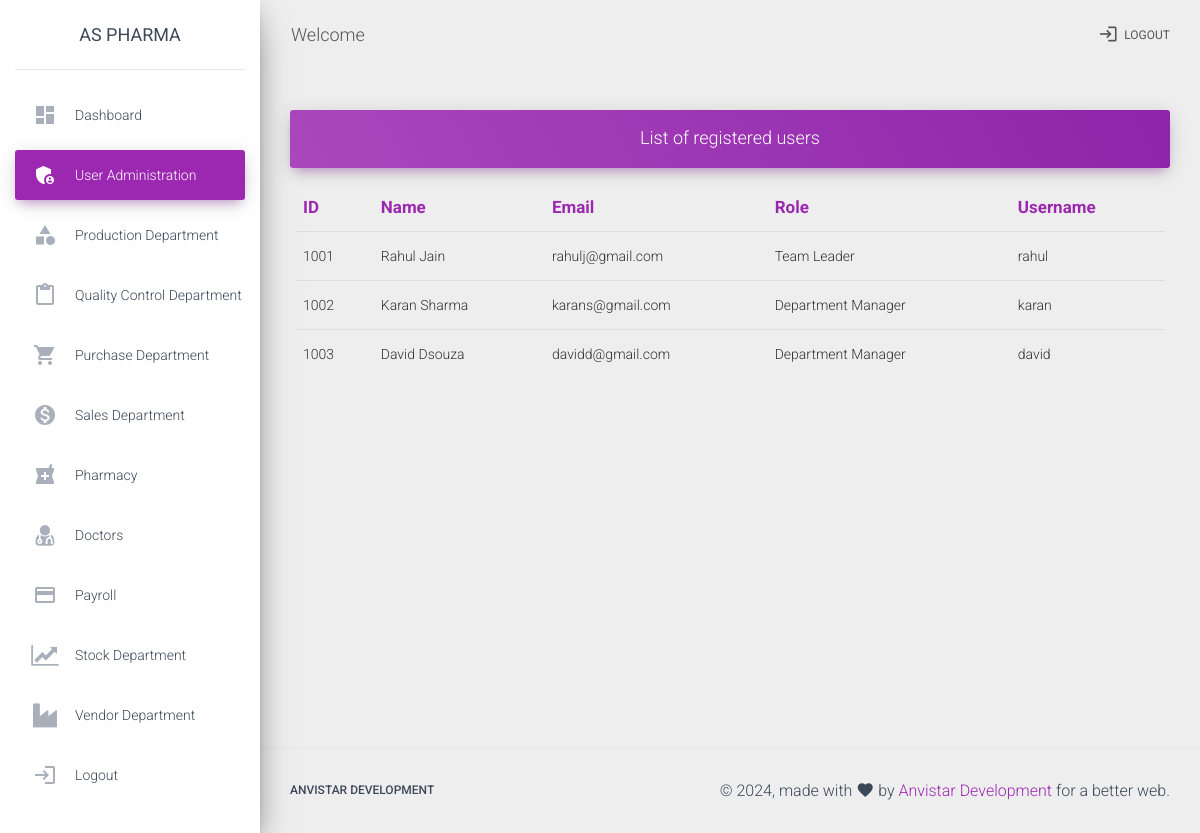
The app's page /Admin/display_users_list.php with its own data.
### tables this page shows
CREATE TABLE `users` (
  `user_id` int(11) NOT NULL,
  `fname` varchar(20) NOT NULL,
  `lname` varchar(20) NOT NULL,
  `email` varchar(100) NOT NULL,
  `role` varchar(30) NOT NULL,
  `username` varchar(20) NOT NULL,
  `password` varchar(30) NOT NULL
);

### Admin/display_users_list.php (the view, shortened to what this page needs)
<?php
  $username=$_SESSION['username'];
?>
<!DOCTYPE html>
<html lang="en">
<head>
  <link rel="stylesheet" href="https://maxcdn.bootstrapcdn.com/font-awesome/latest/css/font-awesome.min.css">
  <link href="../assets/css/material-dashboard.css?v=2.1.2" rel="stylesheet" />
</head>
<body class="">
  <div class="wrapper ">
    <div class="sidebar" data-color="purple" data-background-color="white" data-image="../assets/img/sidebar-1.jpg">
      <div class="logo"><a href="admin_dashboard.php" class="simple-text logo-normal">
          AS Pharma
        </a></div>
      <div class="sidebar-wrapper">
        <ul class="nav">
          <li class="nav-item ">
            <a class="nav-link" href="admin_dashboard.php">
              <i class="material-icons">dashboard</i>
              <p>Dashboard</p>
            </a>
          </li>
           <li class="nav-item active ">
            <a class="nav-link" href="user_administration.php">
              <i class="material-icons">admin_panel_settings</i>
              <p>User Administration</p>
            </a>
          </li>
          <li class="nav-item">
            <a class="nav-link" href="#">
              <i class="material-icons">category</i>
              <p>Production Department</p>
            </a>
          </li>
          <li class="nav-item">
            <a class="nav-link" href="#">
              <i class="material-icons">content_paste</i>
              <p>Quality Control Department</p>
            </a>
          </li>
          <li class="nav-item">
            <a class="nav-link" href="#">
              <i class="material-icons">shopping_cart</i>
              <p>Purchase Department</p>
            </a>
          </li>
          <li class="nav-item">
            <a class="nav-link" href="#">
              <i class="material-icons">monetization_on</i>
              <p>Sales Department</p>
            </a>
          </li>
          <li class="nav-item">
            <a class="nav-link" href="#">
              <i class="material-icons">local_pharmacy</i>
              <p>Pharmacy</p>
            </a>
          </li>
          <li class="nav-item">
            <a class="nav-link" href="#">
              <i class="fa fa-user-md"></i>
              <p>Doctors</p>
            </a>
          </li>
          <li class="nav-item">
            <a class="nav-link" href="#">
              <i class="material-icons">payment</i>
              <p>Payroll</p>
            </a>
          </li>
          <li class="nav-item">
            <a class="nav-link" href="#">
              <i class="fa fa-line-chart"></i>
              <p>Stock Department</p>
            </a>
          </li>
          <li class="nav-item">
            <a class="nav-link" href="#">
              <i class="fa fa-industry" aria-hidden="true"></i>
              <p>Vendor Department</p>
            </a>
          </li>
          <li class="nav-item">
            <a class="nav-link" href="../logout.php">
              <i class="material-icons">login</i>
              <p>Logout</p>
            </a>
          </li>
        </ul>
      </div>
    </div>
    <div class="main-panel">
      <nav class="navbar navbar-expand-lg navbar-transparent navbar-absolute fixed-top ">
        <div class="container-fluid">
          <div class="navbar-wrapper">
            <a class="navbar-brand" href="javascript:;">Welcome <?php echo $username; ?></a>
          </div>
          <div class="collapse navbar-collapse justify-content-end">
            <ul class="navbar-nav">
               <li class="nav-item ">
                  <a class="nav-link" href="../logout.php">
                    <i class="material-icons">login</i> Logout
                  </a>
              </li>
            </ul>
          </div>
        </div>
      </nav>
      <div class="content">
        <div class="container">
          <div class="row">
            <div class="col-md-12">
              <div class="card card-plain">
                <div class="card-header card-header-primary">
                  <h4 class="card-title mt-0" align="center">List of registered users</h4>
                </div>
      <?php
        class DisplayUser extends Database
        {
          public function displayRecord()
          {
            $con=$this->connect();
            $query=$con->query("select * from users");
            echo '<div class="card-body">
                  <div class="table-responsive">
                    <table class="table table-hover">
                      <thead class="text-primary">
                        <th><b><strong>
                          ID</b></strong>
                        </th>
                        <th><b><strong>
                          Name
                        </th></b></strong>
                        <th><b><strong>
                          Email
                        </th></b></strong>
                        <th><b><strong>
                          Role
                        </th></b></strong>
                        <th><b><strong>
                          Username
                        </th></b></strong>
                      </thead><tbody>';
            while($res=mysqli_fetch_array($query))
              {
                echo "<tr>";
                  echo "<td>".$res['user_id']."</td>";
                  echo "<td>".$res['fname']." ".$res['lname']."</td>";
                  echo "<td>".$res['email']."</td>";
                  echo "<td>".$res['role']."</td>";
                  echo "<td>".$res['username']."</td>";
                echo "</tr>";
              }
              echo "</tbody>
                    </table>";
          }
        }
        $d = new DisplayUser();
        $d->displayRecord();
      ?>
      </div>
                </div>
      </div>
            </div>
          </div>
        </div>
      </div>
      <footer class="footer">
        <div class="container-fluid">
          <nav class="float-left">
            <ul>
              <li>
                <a href="https://www.anvistar.in" target="_blank">
                  Anvistar Development
                </a>
              </li>
            </ul>
          </nav>
          <div class="copyright float-right">
            &copy;
            , made with <i class="material-icons">favorite</i> by
            <a href="https://www.anvistar.in" target="_blank">Anvistar Development</a> for a better web.
          </div>
        </div>
      </footer>
    </div>
  </div>
</body>
</html>

### records on screen
users: user_id "1001", fname "Rahul", lname "Jain", email "rahulj@gmail.com", role "Team Leader", username "rahul"
users: user_id "1002", fname "Karan", lname "Sharma", email "karans@gmail.com", role "Department Manager", username "karan"
users: user_id "1003", fname "David", lname "Dsouza", email "davidd@gmail.com", role "Department Manager", username "david"
